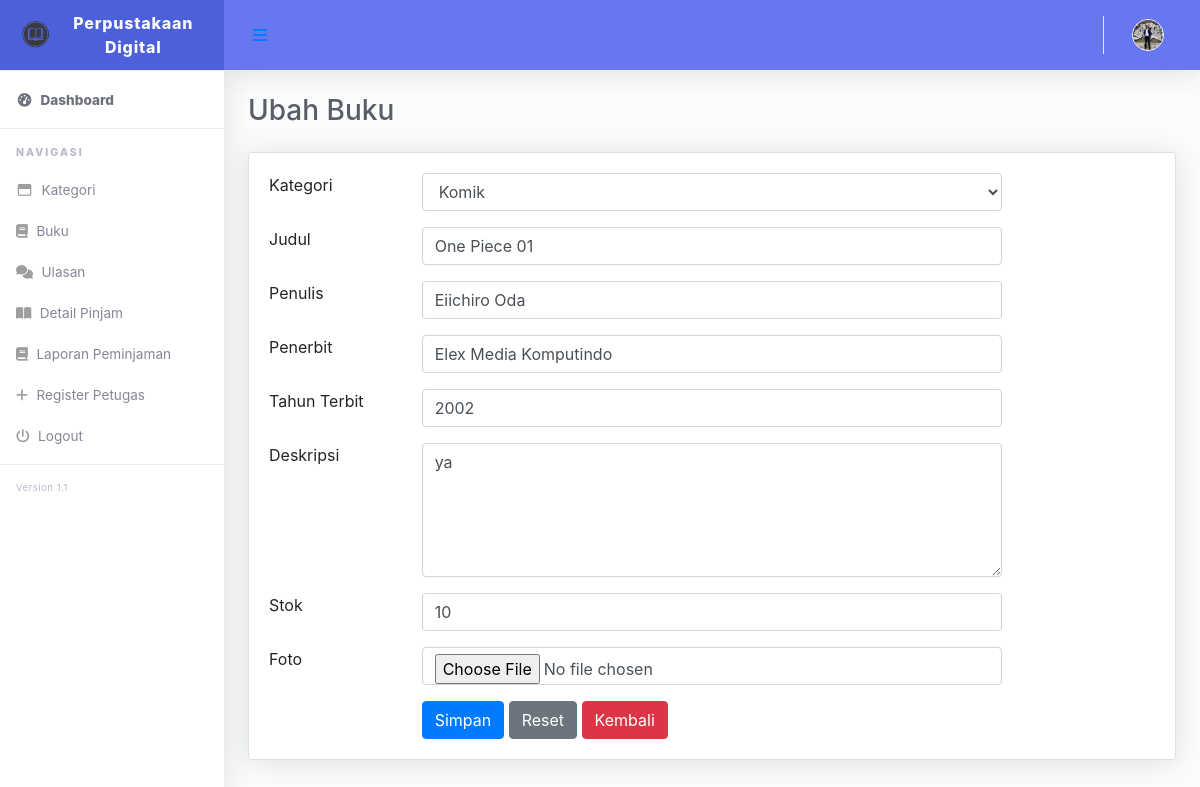
/buku_ubah.php?id=1, run on the app's committed database.
### tables this page shows
CREATE TABLE `buku` (
  `bukuID` int(11) NOT NULL,
  `kategoriID` int(11) NOT NULL,
  `judul` varchar(255) NOT NULL,
  `penulis` varchar(255) NOT NULL,
  `penerbit` varchar(255) NOT NULL,
  `tahun_terbit` int(11) NOT NULL,
  `deskripsi` text NOT NULL,
  `stok` int(11) NOT NULL,
  `foto` varchar(255) NOT NULL
);

CREATE TABLE `kategoribuku` (
  `kategoriID` int(11) NOT NULL,
  `nama_kategori` varchar(255) NOT NULL
);

### buku_ubah.php (the view, shortened to what this page needs)
<?php
    include "koneksi.php";
?>
<!DOCTYPE html>
<html lang="en">
<head>
  <link href="vendor/fontawesome-free/css/all.min.css" rel="stylesheet" type="text/css">
  <link href="vendor/bootstrap/css/bootstrap.min.css" rel="stylesheet" type="text/css">
  <link href="css/ruang-admin.min.css" rel="stylesheet">
</head>
<body id="page-top">
  <div id="wrapper">
    <ul class="navbar-nav sidebar sidebar-light accordion" id="accordionSidebar">
      <a class="sidebar-brand d-flex align-items-center justify-content-center" href="index.php">
        <div class="sidebar-brand-icon">
          <img src="assets/img/logobook2.png">
        </div>
        <div class="sidebar-brand-text mx-3">Perpustakaan Digital</div>
      </a>
      <hr class="sidebar-divider my-0">
      <li class="nav-item active">
        <a class="nav-link" href="index.php">
          <i class="fas fa-fw fa-tachometer-alt"></i>
          <span>Dashboard</span></a>
      </li>
      <hr class="sidebar-divider">
      <div class="sidebar-heading">
        NAVIGASI
      </div>
      <?php
            if($_SESSION['user']['level'] !='peminjam'){
        ?>
      <li class="nav-item">
        <a class="nav-link collapsed" href="kategori.php">
          <i class="far fa-fw fa-window-maximize"></i>
          <span>Kategori</span>
        </a>
      </li>
      <li class="nav-item">
        <a class="nav-link collapsed" href="buku.php">
          <i class="fas fa-book"></i>
          <span>Buku</span>
        </a>
      </li>
      <?php
        }
        ?>
      <li class="nav-item">
        <a class="nav-link collapsed" href="ulasan.php">
          <i class="fas fa-comments"></i>
          <span>Ulasan</span>
        </a>
      </li>
      <?php
            if($_SESSION['user']['level'] !='peminjam'){
        ?>
      <li class="nav-item">
        <a class="nav-link collapsed" href="detail_pinjam.php">
          <i class="fas fa-book-open"></i>
          <span>Detail Pinjam</span>
        </a>
      </li>
      <li class="nav-item">
        <a class="nav-link collapsed" href="laporan.php">
          <i class="fas fa-book"></i>
          <span>Laporan Peminjaman</span>
        </a>
      </li>
      <?php
            if($_SESSION['user']['level'] !='petugas'){
        ?>
        <li class="nav-item">
        <a class="nav-link collapsed" href="register_petugas.php">
          <i class="fas fa-plus"></i>
          <span>Register Petugas</span>
        </a>
      </li>
      <?php
            }
          }
        ?>
      <li class="nav-item">
        <a class="nav-link collapsed" href="logout.php">
          <i class="fas fa-power-off"></i>
          <span>Logout</span>
        </a>
      </li>
      <hr class="sidebar-divider">
      <div class="version" id="version-ruangadmin"></div>
    </ul>
    <div id="content-wrapper" class="d-flex flex-column">
      <div id="content">
        <nav class="navbar navbar-expand navbar-light bg-navbar topbar mb-4 static-top">
          <button id="sidebarToggleTop" class="btn btn-link rounded-circle mr-3">
            <i class="fa fa-bars"></i>
          </button>
          <ul class="navbar-nav ml-auto">
            <li class="nav-item dropdown no-arrow">
              <a class="nav-link dropdown-toggle" href="#" id="userDropdown" role="button" data-toggle="dropdown"
                aria-haspopup="true" aria-expanded="false">
                <img class="img-profile rounded-circle" src="assets/img/boy.jpg" style="max-width: 60px">
              </a>
            </li>
          </ul>
        </nav>
        <div class="container-fluid" id="container-wrapper">
          <div class="d-sm-flex align-items-center justify-content-between mb-4">
            <h1 class="h3 mb-0 text-gray-800">Ubah Buku</h1>
          </div>
          <div class="card">
              <div class="card-body">
              <div class="row">
                  <div class="col-md-12">
                      <form method="post">
                      <?php
                          $id = $_GET['id'];
                          $query = mysqli_query($koneksi, "SELECT*FROM buku WHERE bukuID = $id");
                          $data = mysqli_fetch_array($query);
                        ?>
                          <div class="row mb-3">
                              <div class="col-md-2">Kategori</div>
                              <div class="col-md-8">
                                  <select name="kategori" class="form-control">
                                      <?php
                                          $kateg= mysqli_query($koneksi, "SELECT*FROM kategoribuku");
                                          while($kategori = mysqli_fetch_array($kateg)){
                                              ?>
                                              <option <?php if($kategori['kategoriID'] == $data['kategoriID']) echo 'selected'; ?> value="<?php echo $kategori['kategoriID'];?>"><?php echo $kategori['nama_kategori'];?></option>
                                              <?php
                                          }
                                      ?>
                                  </select>
                              </div>
                          </div>
                          <div class="row mb-3">
                              <div class="col-md-2">Judul</div>
                              <div class="col-md-8"><input type="text" value="<?php echo $data['judul'] ?>" class="form-control" name="judul"></div>
                          </div>
                          <div class="row mb-3">
                              <div class="col-md-2">Penulis</div>
                              <div class="col-md-8"><input type="text" value="<?php echo $data['penulis'] ?>" class="form-control" name="penulis"></div>
                          </div>
                          <div class="row mb-3">
                              <div class="col-md-2">Penerbit</div>
                              <div class="col-md-8"><input type="text" value="<?php echo $data['penerbit'] ?>" class="form-control" name="penerbit"></div>
                          </div>
                          <div class="row mb-3">
                              <div class="col-md-2">Tahun Terbit</div>
                              <div class="col-md-8"><input type="number" value="<?php echo $data['tahun_terbit'] ?>" class="form-control" name="tahun_terbit"></div>
                          </div>
                          <div class="row mb-3">
                              <div class="col-md-2">Deskripsi</div>
                              <div class="col-md-8">
                                  <textarea name="deskripsi" rows="5" class="form-control"><?php echo $data['deskripsi'] ?></textarea>
                              </div>
                          </div>
                          <div class="row mb-3">
                              <div class="col-md-2">Stok</div>
                              <div class="col-md-8"><input type="number" value="<?php echo $data['stok'] ?>" class="form-control" name="stok"></div>
                          </div>
                          <div class="row mb-3">
                              <div class="col-md-2">Foto</div>
                              <div class="col-md-8"><input type="file" value="<?php echo $data['foto'] ?>" class="form-control" name="foto"></div>
                          </div>
                          <div class="row">
                              <div class="col-md-2"></div>
                              <div class="col-md-8">
                                  <button type="submit" class="btn btn-primary" name="submit" value="submit">Simpan</button>
                                  <button type="reset" class="btn btn-secondary">Reset</button>
                                  <a href="buku.php" class="btn btn-danger">Kembali</a>
                              </div>
                          </div>
                      </form>
                  </div>
              </div>
              </div>
          </div>
      </div>
    </div>
  </div>
</body>
</html>

### data on the page
buku: kategori "Komik", judul "One Piece 01", penulis "Eiichiro Oda", penerbit "Elex Media Komputindo", tahun_terbit "2002", deskripsi "ya", stok "10"
